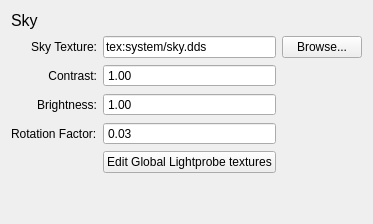
        <widget class="QWidget" name="tab_4">
         <attribute name="title">
          <string>Sky</string>
         </attribute>
         <layout class="QGridLayout" name="gridLayout_6">
          <item row="2" column="0">
           <widget class="QLabel" name="label_26">
            <property name="text">
             <string>Contrast:</string>
            </property>
            <property name="alignment">
             <set>Qt::AlignRight|Qt::AlignTrailing|Qt::AlignVCenter</set>
            </property>
           </widget>
          </item>
          <item row="3" column="0">
           <widget class="QLabel" name="label_27">
            <property name="text">
             <string>Brightness:</string>
            </property>
            <property name="alignment">
             <set>Qt::AlignRight|Qt::AlignTrailing|Qt::AlignVCenter</set>
            </property>
           </widget>
          </item>
          <item row="1" column="0">
           <widget class="QLabel" name="label_24">
            <property name="text">
             <string>Sky Texture:</string>
            </property>
            <property name="alignment">
             <set>Qt::AlignRight|Qt::AlignTrailing|Qt::AlignVCenter</set>
            </property>
           </widget>
          </item>
          <item row="3" column="1">
           <widget class="QDoubleSpinBox" name="skyBrightness">
            <property name="focusPolicy">
             <enum>Qt::StrongFocus</enum>
            </property>
            <property name="toolTip">
             <string>Sets the brightness of the skybox.</string>
            </property>
            <property name="frame">
             <bool>true</bool>
            </property>
            <property name="buttonSymbols">
             <enum>QAbstractSpinBox::NoButtons</enum>
            </property>
            <property name="minimum">
             <double>-16.000000000000000</double>
            </property>
            <property name="maximum">
             <double>16.000000000000000</double>
            </property>
            <property name="singleStep">
             <double>0.020000000000000</double>
            </property>
            <property name="value">
             <double>1.000000000000000</double>
            </property>
           </widget>
          </item>
          <item row="2" column="1">
           <widget class="QDoubleSpinBox" name="skyContrast">
            <property name="focusPolicy">
             <enum>Qt::StrongFocus</enum>
            </property>
            <property name="toolTip">
             <string>Sets the contrast of the skybox.</string>
            </property>
            <property name="frame">
             <bool>true</bool>
            </property>
            <property name="buttonSymbols">
             <enum>QAbstractSpinBox::NoButtons</enum>
            </property>
            <property name="minimum">
             <double>-16.000000000000000</double>
            </property>
            <property name="maximum">
             <double>16.000000000000000</double>
            </property>
            <property name="singleStep">
             <double>0.020000000000000</double>
            </property>
            <property name="value">
             <double>1.000000000000000</double>
            </property>
           </widget>
          </item>
          <item row="1" column="2">
           <widget class="QPushButton" name="browseSky">
            <property name="text">
             <string>Browse...</string>
            </property>
            <property name="autoDefault">
             <bool>false</bool>
            </property>
           </widget>
          </item>
          <item row="1" column="1">
           <widget class="QLineEdit" name="skyTexture">
            <property name="toolTip">
             <string>The texture used for the skybox.</string>
            </property>
            <property name="text">
             <string>tex:system/sky.dds</string>
            </property>
            <property name="frame">
             <bool>true</bool>
            </property>
           </widget>
          </item>
          <item row="7" column="0" colspan="3">
           <spacer name="verticalSpacer_5">
            <property name="orientation">
             <enum>Qt::Vertical</enum>
            </property>
            <property name="sizeHint" stdset="0">
             <size>
              <width>20</width>
              <height>40</height>
             </size>
            </property>
           </spacer>
          </item>
          <item row="0" column="0" colspan="3">
           <widget class="QLabel" name="label_23">
            <property name="font">
             <font>
              <pointsize>12</pointsize>
             </font>
            </property>
            <property name="text">
             <string>Sky</string>
            </property>
           </widget>
          </item>
          <item row="4" column="0">
           <widget class="QLabel" name="label_4">
            <property name="text">
             <string>Rotation Factor:</string>
            </property>
           </widget>
          </item>
          <item row="4" column="1">
           <widget class="QDoubleSpinBox" name="skyRotation">
            <property name="buttonSymbols">
             <enum>QAbstractSpinBox::NoButtons</enum>
            </property>
            <property name="maximum">
             <double>10.000000000000000</double>
            </property>
            <property name="singleStep">
             <double>0.010000000000000</double>
            </property>
            <property name="value">
             <double>0.030000000000000</double>
            </property>
           </widget>
          </item>
          <item row="5" column="1">
           <widget class="QPushButton" name="lightProbeButton">
            <property name="text">
             <string>Edit Global Lightprobe textures</string>
            </property>
           </widget>
          </item>
         </layout>
        </widget>
